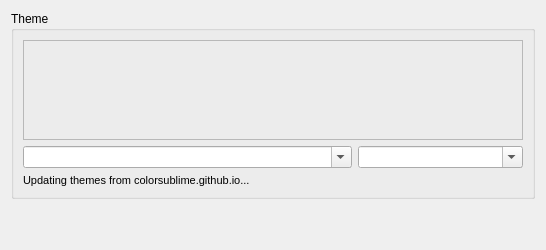
     <widget class="QWidget" name="tab_codeEditor">
      <attribute name="title">
       <string>Editor</string>
      </attribute>
      <layout class="QGridLayout" name="gridLayout_26">
       <item row="0" column="0">
        <widget class="QGroupBox" name="groupbox_codeEditorThemeSelection">
         <property name="title">
          <string>Theme</string>
         </property>
         <layout class="QGridLayout" name="gridLayout_25" columnstretch="2,1">
          <item row="0" column="0" colspan="2">
           <widget class="QFrame" name="frame_3">
            <property name="minimumSize">
             <size>
              <width>500</width>
              <height>100</height>
             </size>
            </property>
            <property name="frameShape">
             <enum>QFrame::StyledPanel</enum>
            </property>
            <property name="frameShadow">
             <enum>QFrame::Raised</enum>
            </property>
            <layout class="QGridLayout" name="gridLayout_27">
             <property name="leftMargin">
              <number>0</number>
             </property>
             <property name="topMargin">
              <number>0</number>
             </property>
             <property name="rightMargin">
              <number>0</number>
             </property>
             <property name="bottomMargin">
              <number>0</number>
             </property>
             <property name="spacing">
              <number>0</number>
             </property>
             <item row="0" column="0">
              <widget class="edbee::TextEditorWidget" name="edbeePreviewWidget" native="true">
               <property name="font">
                <font>
                 <family>Bitstream Vera Sans Mono</family>
                </font>
               </property>
              </widget>
             </item>
            </layout>
           </widget>
          </item>
          <item row="1" column="0">
           <widget class="QComboBox" name="code_editor_theme_selection_combobox">
            <property name="editable">
             <bool>true</bool>
            </property>
           </widget>
          </item>
          <item row="1" column="1">
           <widget class="QComboBox" name="script_preview_combobox">
            <property name="editable">
             <bool>true</bool>
            </property>
            <property name="sizeAdjustPolicy">
             <enum>QComboBox::AdjustToMinimumContentsLength</enum>
            </property>
           </widget>
          </item>
          <item row="2" column="0" colspan="2">
           <widget class="QLabel" name="theme_download_label">
            <property name="font">
             <font>
              <pointsize>8</pointsize>
             </font>
            </property>
            <property name="text">
             <string>Updating themes from colorsublime.github.io...</string>
            </property>
           </widget>
          </item>
         </layout>
        </widget>
       </item>
       <item row="1" column="0">
        <spacer name="verticalSpacer_codeEditor">
         <property name="orientation">
          <enum>Qt::Vertical</enum>
         </property>
         <property name="sizeHint" stdset="0">
          <size>
           <width>20</width>
           <height>40</height>
          </size>
         </property>
        </spacer>
       </item>
      </layout>
     </widget>
